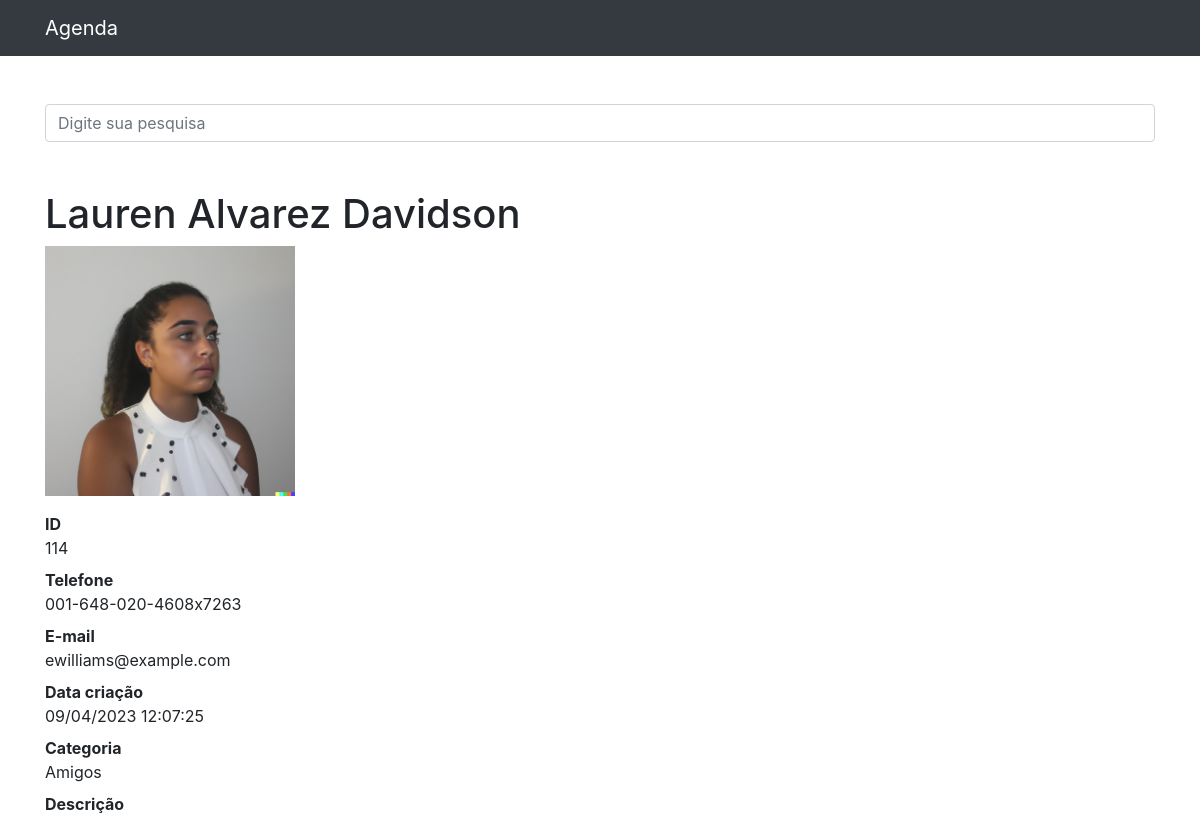
The app's page /114 with its own data.
### contatos/models.py (models this page shows, shortened)
class Contato(models.Model):
    nome = models.CharField(max_length=255)
    sobrenome = models.CharField(max_length=255, blank=True)
    telefone = models.CharField(max_length=255)
    email = models.CharField(max_length=255, blank=True)
    data_criacao = models.DateTimeField(default=timezone.now)
    descricao = models.TextField(blank=True)
    categoria = models.ForeignKey(Categoria, on_delete=models.DO_NOTHING)
    mostrar = models.BooleanField(default=True)
    foto = models.ImageField(blank=True, upload_to='fotos/%Y/%m/')

class Categoria(models.Model):
    nome = models.CharField(max_length=255)
    def __str__(self):
        return self.nome

### contatos/views.py (the view)
# urls.py: path('<int:contato_id>', views.ver_contato, name='ver_contato'),
def ver_contato(request, contato_id):
    contato = get_object_or_404(Contato, id=contato_id)
    if not contato.mostrar:
        raise Http404()
    return render(request, 'contatos/ver_contato.html', {
        'contato': contato
    })

### contatos/templates/contatos/ver_contato.html (shortened to what this page needs)
{% extends 'base.html' %}
{%block 'conteudo' %}
  <h1 class="mt-5">{{ contato.nome }} {{ contato.sobrenome }}</h1>
  {% if contato.foto %}
    <p>
      <img src="{{ contato.foto.url }}" style="max-width: 250px; height: auto;">
    </p>
  {% endif %}
  <dl>
    <dt>ID</dt>
    <dd>{{ contato.id }}</dd>
    <dt>Telefone</dt>
    <dd>{{ contato.telefone }}</dd>
    <dt>E-mail</dt>
    <dd>{{ contato.email }}</dd>
    <dt>Data criação</dt>
    <dd>{{ contato.data_criacao|date:'d/m/Y H:i:s' }}</dd>
    <dt>Categoria</dt>
    <dd>{{ contato.categoria }}</dd>
    <dt>Descrição</dt>
  </dl>
{%endblock%}

### records on screen
Contato: nome "Lauren Alvarez", sobrenome "Davidson", foto (picture), id "114", telefone "001-648-020-4608x7263", email "ewilliams@example.com", data_criacao "09/04/2023 12:07:25", categoria "Amigos"
